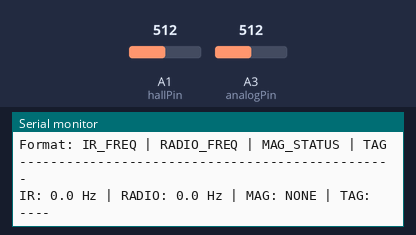
A sketch run on a simulated Arduino Leonardo, built with avr-gcc and run on an emulated ATmega32U4. Shown: the last lines printed to the serial monitor. The inputs (shaded band) are chosen by the test bench; at power-on: A1 (hallPin) = 512, A3 (analogPin) = 512.

Above: at 1.7 s.
1.8 s: A1 (hallPin) set to 532
At 2.4 s:
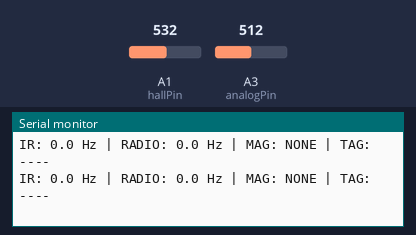
3.3 s: A1 (hallPin) set to 540
At 5.8 s:
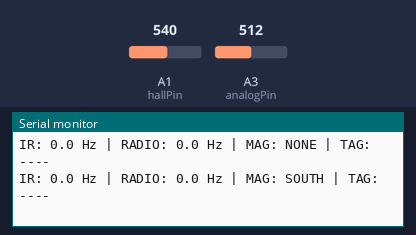

The sketch:

COMBINEDFINAL.ino
```cpp
// UART serial reading
char buffer[5];  // 4 characters + null
int bufferIndex = 0;
bool collecting = false;

// A3 analogue threshold
const int analogPin = A3;
const float thresholdVoltage = 2.5;
const unsigned long sampleInterval = 1;
const unsigned long debounceMsAnalog = 5;

unsigned long lastSampleTimeAnalog = 0;
unsigned long lastPulseTimeAnalog = 0;
unsigned long pulseCountAnalog = 0;

bool lastAboveThreshold = false;

// digital interrupt on A0
const int digitalPin = A0;
volatile unsigned long pulseCountDigital = 0;
const unsigned long debounceUsDigital = 100;
volatile unsigned long lastPulseTimeDigital = 0;

// A1: Hall sensor
const int hallPin = A1;
const int sampleCount = 10;
const float hallThreshold = 50.0;
const float referenceVoltage = 5.0;

const float alpha = 0.2;
float filteredValue = 0;
float baseline = 0;
const float gain = 2.0;

// Display timings
unsigned long lastDisplayTime = 0;
const unsigned long displayInterval = 1000;
unsigned long lastMagReadTime = 0;
const unsigned long magReadInterval = 200;

String lastTag = "----";

void setup() {
  Serial.begin(115200);
  Serial1.begin(600);
  while (!Serial);

  pinMode(analogPin, INPUT);
  pinMode(digitalPin, INPUT_PULLUP);
  pinMode(hallPin, INPUT);
  attachInterrupt(digitalPinToInterrupt(digitalPin), countPulseDigital, FALLING);

  Serial.println("Starting combined system:");
  Serial.println("Format: IR_FREQ | RADIO_FREQ | MAG_STATUS | TAG");
  Serial.println("------------------------------------------------");

  calibrateBaseline();
}

void loop() {
  unsigned long currentMillis = millis();

  // Tag read from serial1
  if (Serial1.available()) {
    char data = Serial1.read();

    if (!collecting) {
      if (data == '#') {
        collecting = true;
        bufferIndex = 0;
        buffer[bufferIndex++] = data;
      }
    } else {
      if (bufferIndex < 4) {
        buffer[bufferIndex++] = data;
      }
      if (bufferIndex == 4) {
        buffer[4] = '\0';
        lastTag = String(buffer);
        collecting = false;
        bufferIndex = 0;
      }
    }
  }

  // IR sensing
  if (currentMillis - lastSampleTimeAnalog >= sampleInterval) {
    lastSampleTimeAnalog = currentMillis;

    int rawValue = analogRead(analogPin);
    float voltage = rawValue * (3.3 / 1023.0);
    bool currentlyAbove = (voltage > thresholdVoltage);

    if (lastAboveThreshold && !currentlyAbove) {
      if (currentMillis - lastPulseTimeAnalog > debounceMsAnalog) {
        pulseCountAnalog++;
        lastPulseTimeAnalog = currentMillis;
      }
    }

    lastAboveThreshold = currentlyAbove;
  }

  // Mag sensor update
  if (currentMillis - lastMagReadTime >= magReadInterval) {
    lastMagReadTime = currentMillis;
    updateMagneticReading();
  }

  // repeat display output
  if (currentMillis - lastDisplayTime >= displayInterval) {
    lastDisplayTime = currentMillis;

    // Analog (IR)
    float frequencyAnalog = (float)pulseCountAnalog / (displayInterval / 1000.0);
    pulseCountAnalog = 0;

    // Digital (Radio)
    noInterrupts();
    unsigned long pulsesDigital = pulseCountDigital;
    pulseCountDigital = 0;
    interrupts();
    float frequencyDigital = (float)pulsesDigital / (displayInterval / 1000.0);

    // Magnetic status
    String magStatus = getMagneticStatus();

    // Print combined output
    Serial.print("IR: ");
    Serial.print(frequencyAnalog, 1);
    Serial.print(" Hz | RADIO: ");
    Serial.print(frequencyDigital, 1);
    Serial.print(" Hz | MAG: ");
    Serial.print(magStatus);
    Serial.print(" | TAG: ");
    Serial.println(lastTag);
  }
}

// --------- ISR for digital pulse counting ---------
void countPulseDigital() {
  unsigned long now = micros();
  if (now - lastPulseTimeDigital >= debounceUsDigital) {
    pulseCountDigital++;
    lastPulseTimeDigital = now;
  }
}

// --------- Hall sensor baseline calibration ---------
void calibrateBaseline() {
  long total = 0;
  for (int i = 0; i < 100; i++) {
    total += analogRead(hallPin);
    delay(5);
  }
  baseline = total / 100.0;
  filteredValue = baseline;
}

// --------- Update Hall sensor reading ---------
void updateMagneticReading() {
  long sum = 0;
  for (int i = 0; i < sampleCount; i++) {
    sum += analogRead(hallPin);
    delay(2);
  }
  float avgSensorValue = sum / (float)sampleCount;
  filteredValue = alpha * avgSensorValue + (1 - alpha) * filteredValue;
}

// --------- Get magnetic status as string ---------
String getMagneticStatus() {
  float delta = (filteredValue - baseline) * gain;
  if (delta > hallThreshold) return "SOUTH";
  if (delta < -hallThreshold) return "NORTH";
  return "NONE";
}
```

Measured:
- the behaviour switches between 539 and 540 on A1 (hallPin) (found by bisection; images 1 and 2)
- after the input at 3.3 s, the serial monitor: prints a new line after 1.7 s (image 2)
